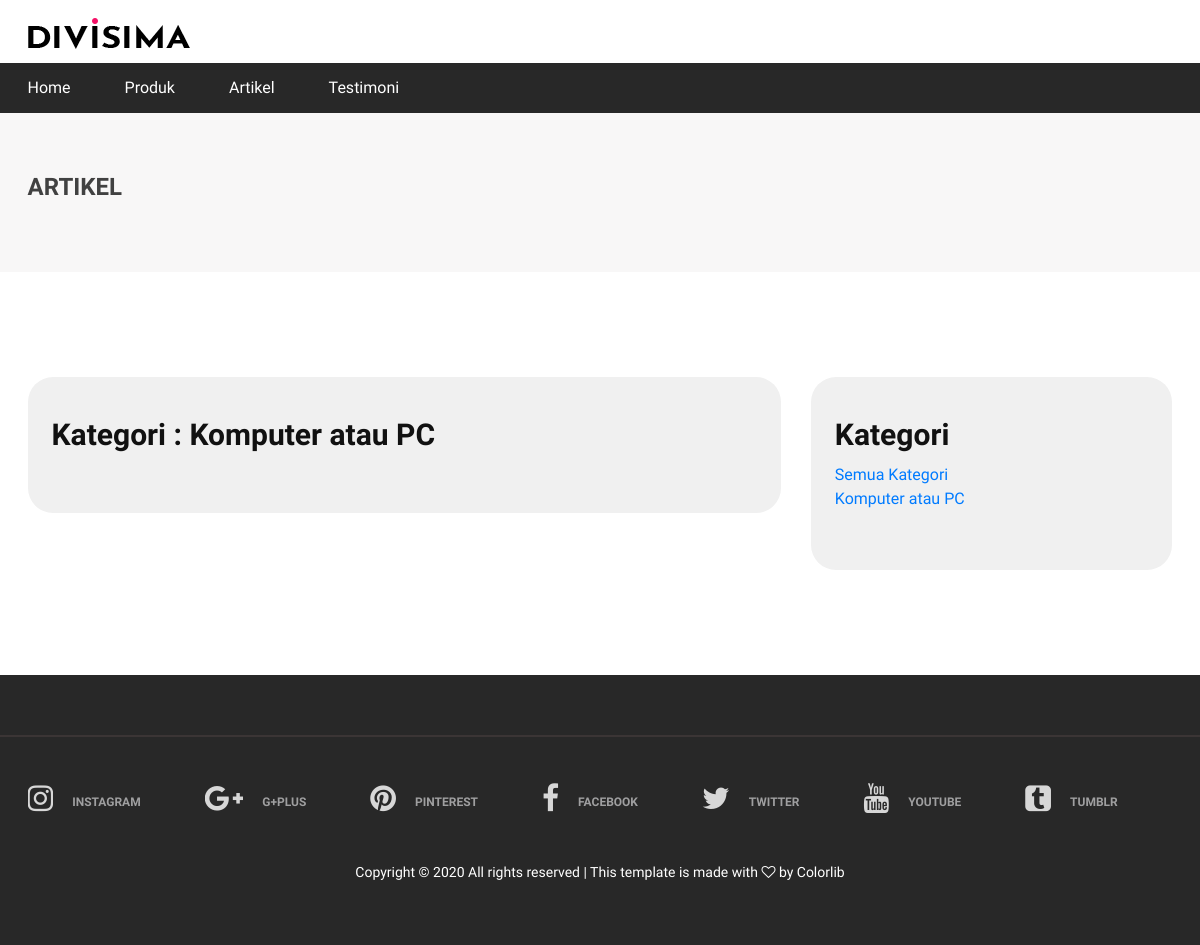
/artikel/kategori/1, run on an earlier commit of the app's database.
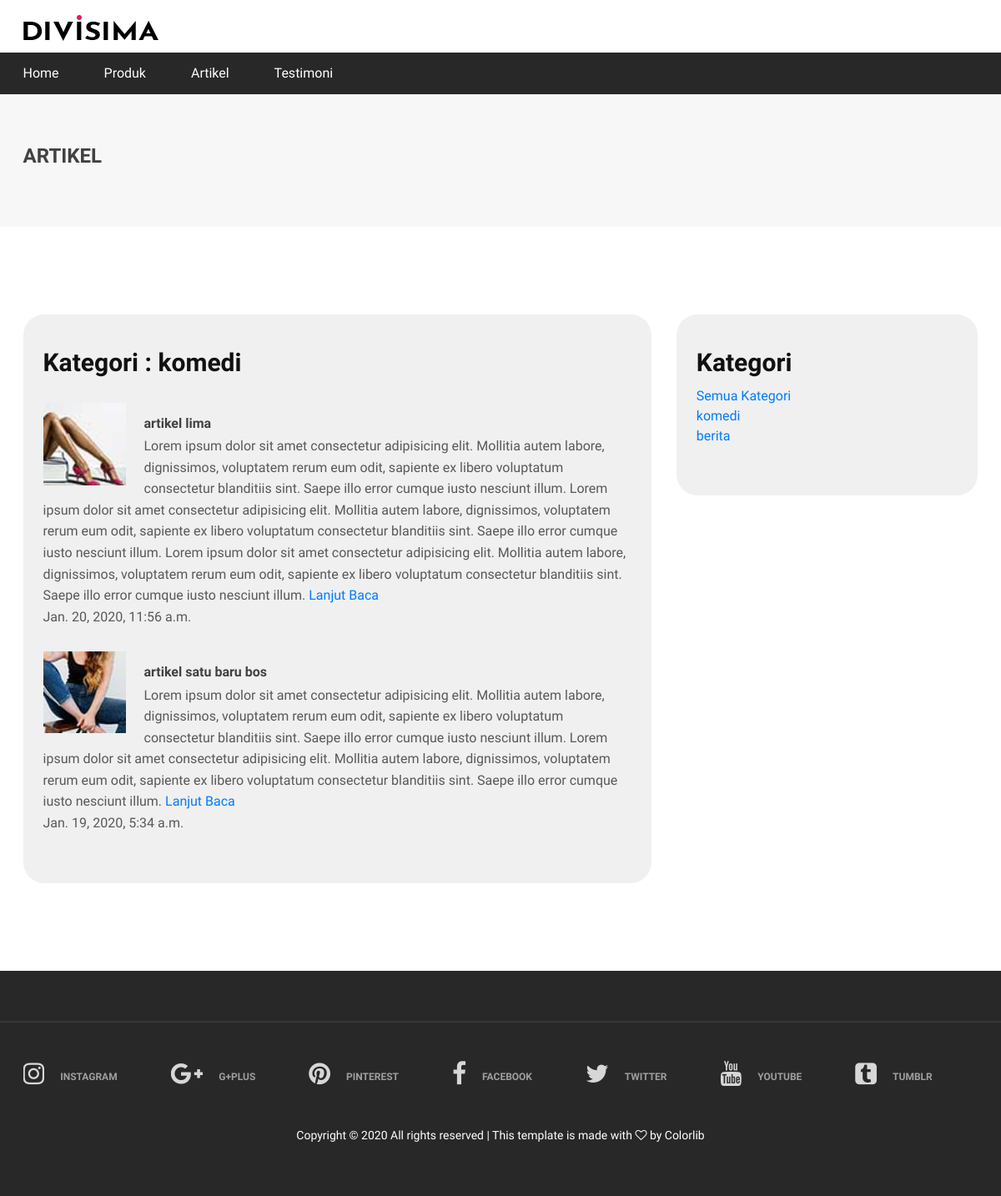
And on a later commit of the database.
### kategori_artikel/models.py (models this page shows, shortened)
class kategori_artikel(models.Model):
    nama_kategori = models.CharField(max_length=35)
    tanggal_buat = models.DateTimeField(auto_now_add=True)

### blog/models.py (models this page shows, shortened)
class artikel(models.Model):
    judul = models.CharField(max_length=50)
    isi = models.TextField(max_length=1000)
    tanggal = models.DateTimeField(auto_now_add=True,blank=True,null=True)
    slug = models.SlugField(editable=False,blank=True,null=True)
    gambar = models.ImageField(upload_to='images/',null=True)
    kategori = models.ForeignKey(kategori_artikel,on_delete=models.SET_NULL,null=True)

### blog/views.py (the view)
# urls.py: path('kategori/<int:kategori>',views.bycategori,name='categori'),
def bycategori(request,kategori):
    data_kategori = kategori_artikel.objects.all()
    data_artikel = artikel.objects.all().filter(kategori=kategori).order_by('-id')
    paginator = Paginator(data_artikel, 8)
    page = request.GET.get('page')
    data_artikel = paginator.get_page(page)
    detail_kategori = kategori_artikel.objects.get(id=kategori)
    context = {
        'detail_kategori':detail_kategori,
        'kategori':data_kategori,
        'artikel':data_artikel,
    }
    return render(request,'blog/categori.html',context)

### blog/templates/blog/categori.html (shortened to what this page needs)
{% extends 'layout/base.html' %}
{% load static %}
{% block content %}
<div class="page-top-info">
    <div class="container">
        <h4>Artikel</h4>
    </div>
</div>
<section class="checkout-section spad">
    <div class="container">
        <div class="row">
            <div class="col-lg-8 order-1 order-lg-1">
                <div class="checkout-cart">
                    <h3>Kategori : {{detail_kategori.nama_kategori}}</h3>
                    <ul class="product-list">
                        {% for row in artikel %}
                        <li>
                            <div class="pl-thumb"><img src="{{row.gambar.url}}" alt=""></div>
                            <h6>{{row.judul}}</h6>
                            <p>{{row.isi}} <a href="{% url 'blog:show' row.slug %}">Lanjut Baca</a></p>
                            <p>{{row.tanggal}}</p>
                        </li>
                        {% endfor %}
                    </ul>
                </div>
            </div>
            <br>
            <div class="col-lg-4 order-2 order-lg-2">
                <div class="checkout-cart">
                    <h3 style="margin-bottom:10px;">Kategori</h3>
                    <ul class="product-list">
                        <li>
                            <a href="{% url 'blog:index' %}">Semua Kategori</a><br>
                            {% for row in kategori %}
                            <a href="{% url 'blog:categori' row.id %}">{{row.nama_kategori}}</a><br>
                            {% endfor %}
                        </li>
                    </ul>
                </div>
            </div>
        </div>
    </div>
</section>
{% endblock content %}

What changed in the data, as far as the page shows it:
changed kategori_artikel: nama_kategori "Komputer atau PC" → "komedi"
added artikel: gambar (picture), judul "artikel lima", isi "Lorem ipsum dolor sit amet consectetur adipisicing elit. Mollitia autem labore, dignissimos, voluptatem rerum eum odit, sapiente ex libero voluptatum consectetur blanditiis sint. Saepe illo error cumque iusto nesciunt illum. Lorem ipsum dolor sit amet consectetur adipisicing elit. Mollitia autem labore, dignissimos, voluptatem rerum eum odit, sapiente ex libero voluptatum consectetur blanditiis sint. Saepe illo error cumque iusto nesciunt illum. Lorem ipsum dolor sit amet consectetur adipisicing elit. Mollitia autem labore, dignissimos, voluptatem rerum eum odit, sapiente ex libero voluptatum consectetur blanditiis sint. Saepe illo error cumque iusto nesciunt illum.", tanggal "Jan. 20, 2020, 11:56 a.m."
now on this page (row edited): artikel: gambar (picture), judul "artikel satu baru bos", isi "Lorem ipsum dolor sit amet consectetur adipisicing elit. Mollitia autem labore, dignissimos, voluptatem rerum eum odit, sapiente ex libero voluptatum consectetur blanditiis sint. Saepe illo error cumque iusto nesciunt illum. Lorem ipsum dolor sit amet consectetur adipisicing elit. Mollitia autem labore, dignissimos, voluptatem rerum eum odit, sapiente ex libero voluptatum consectetur blanditiis sint. Saepe illo error cumque iusto nesciunt illum.", tanggal "Jan. 19, 2020, 5:34 a.m."
added kategori_artikel: nama_kategori "berita"
